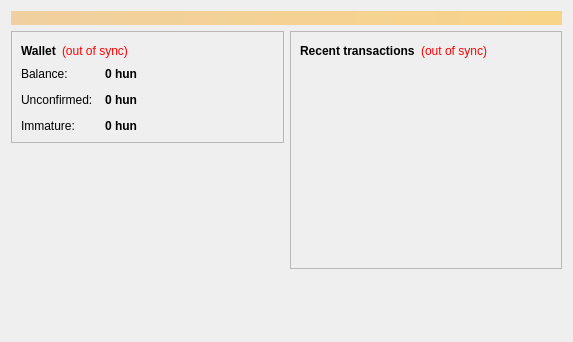
<?xml version="1.0" encoding="UTF-8"?>
<ui version="4.0">
 <class>OverviewPage</class>
 <widget class="QWidget" name="OverviewPage">
  <property name="geometry">
   <rect>
    <x>0</x>
    <y>0</y>
    <width>573</width>
    <height>342</height>
   </rect>
  </property>
  <property name="windowTitle">
   <string>Form</string>
  </property>
  <layout class="QVBoxLayout" name="topLayout">
   <item>
    <widget class="QLabel" name="labelAlerts">
     <property name="visible">
      <bool>false</bool>
     </property>
     <property name="styleSheet">
      <string notr="true">background-color: qlineargradient(x1: 0, y1: 0, x2: 1, y2: 0, stop:0 #F0D0A0, stop:1 #F8D488); color:#000000;</string>
     </property>
     <property name="wordWrap">
      <bool>true</bool>
     </property>
     <property name="margin">
      <number>3</number>
     </property>
    </widget>
   </item>
   <item>
    <layout class="QHBoxLayout" name="horizontalLayout" stretch="1,1">
     <item>
      <layout class="QVBoxLayout" name="verticalLayout_2">
       <item>
        <widget class="QFrame" name="frame">
         <property name="frameShape">
          <enum>QFrame::StyledPanel</enum>
         </property>
         <property name="frameShadow">
          <enum>QFrame::Raised</enum>
         </property>
         <layout class="QVBoxLayout" name="verticalLayout_4">
          <item>
           <layout class="QHBoxLayout" name="horizontalLayout_4">
            <item>
             <widget class="QLabel" name="label_5">
              <property name="font">
               <font>
                <weight>75</weight>
                <bold>true</bold>
               </font>
              </property>
              <property name="text">
               <string>Wallet</string>
              </property>
             </widget>
            </item>
            <item>
             <widget class="QLabel" name="labelWalletStatus">
              <property name="toolTip">
               <string>The displayed information may be out of date. Your wallet automatically synchronizes with the Hundredcoin network after a connection is established, but this process has not completed yet.</string>
              </property>
              <property name="styleSheet">
               <string notr="true">QLabel { color: red; }</string>
              </property>
              <property name="text">
               <string notr="true">(out of sync)</string>
              </property>
              <property name="alignment">
               <set>Qt::AlignLeading|Qt::AlignLeft|Qt::AlignVCenter</set>
              </property>
             </widget>
            </item>
            <item>
             <spacer name="horizontalSpacer_2">
              <property name="orientation">
               <enum>Qt::Horizontal</enum>
              </property>
              <property name="sizeHint" stdset="0">
               <size>
                <width>40</width>
                <height>20</height>
               </size>
              </property>
             </spacer>
            </item>
           </layout>
          </item>
          <item>
           <layout class="QFormLayout" name="formLayout_2">
            <property name="fieldGrowthPolicy">
             <enum>QFormLayout::AllNonFixedFieldsGrow</enum>
            </property>
            <property name="horizontalSpacing">
             <number>12</number>
            </property>
            <property name="verticalSpacing">
             <number>12</number>
            </property>
            <item row="0" column="0">
             <widget class="QLabel" name="label">
              <property name="text">
               <string>Balance:</string>
              </property>
             </widget>
            </item>
            <item row="0" column="1">
             <widget class="QLabel" name="labelBalance">
              <property name="font">
               <font>
                <weight>75</weight>
                <bold>true</bold>
               </font>
              </property>
              <property name="cursor">
               <cursorShape>IBeamCursor</cursorShape>
              </property>
              <property name="toolTip">
               <string>Your current balance</string>
              </property>
              <property name="text">
               <string notr="true">0 hun</string>
              </property>
              <property name="textInteractionFlags">
               <set>Qt::LinksAccessibleByMouse|Qt::TextSelectableByKeyboard|Qt::TextSelectableByMouse</set>
              </property>
             </widget>
            </item>
            <item row="1" column="0">
             <widget class="QLabel" name="label_3">
              <property name="text">
               <string>Unconfirmed:</string>
              </property>
             </widget>
            </item>
            <item row="1" column="1">
             <widget class="QLabel" name="labelUnconfirmed">
              <property name="font">
               <font>
                <weight>75</weight>
                <bold>true</bold>
               </font>
              </property>
              <property name="cursor">
               <cursorShape>IBeamCursor</cursorShape>
              </property>
              <property name="toolTip">
               <string>Total of transactions that have yet to be confirmed, and do not yet count toward the current balance</string>
              </property>
              <property name="text">
               <string notr="true">0 hun</string>
              </property>
              <property name="textInteractionFlags">
               <set>Qt::LinksAccessibleByMouse|Qt::TextSelectableByKeyboard|Qt::TextSelectableByMouse</set>
              </property>
             </widget>
            </item>
            <item row="2" column="0">
             <widget class="QLabel" name="labelImmatureText">
              <property name="text">
               <string>Immature:</string>
              </property>
             </widget>
            </item>
            <item row="2" column="1">
             <widget class="QLabel" name="labelImmature">
              <property name="font">
               <font>
                <weight>75</weight>
                <bold>true</bold>
               </font>
              </property>
              <property name="toolTip">
               <string>Mined balance that has not yet matured</string>
              </property>
              <property name="text">
               <string notr="true">0 hun</string>
              </property>
              <property name="textInteractionFlags">
               <set>Qt::LinksAccessibleByMouse|Qt::TextSelectableByKeyboard|Qt::TextSelectableByMouse</set>
              </property>
             </widget>
            </item>
           </layout>
          </item>
         </layout>
        </widget>
       </item>
       <item>
        <spacer name="verticalSpacer">
         <property name="orientation">
          <enum>Qt::Vertical</enum>
         </property>
         <property name="sizeHint" stdset="0">
          <size>
           <width>20</width>
           <height>40</height>
          </size>
         </property>
        </spacer>
       </item>
       <item>
      <widget class="QLabel" name="label_6">
       <property name="text">
        <string/>
       </property>
       <property name="pixmap">
        <pixmap resource="../bitcoin.qrc">:/images/backg</pixmap>
       </property>
       <property name="scaledContents">
        <bool>false</bool>
       </property>
       <property name="alignment">
        <set>Qt::AlignCenter</set>
       </property>
       <property name="margin">
        <number>-2</number>
       </property>
      </widget>
     </item>
      </layout>
     </item>
     <item>
      <layout class="QVBoxLayout" name="verticalLayout_3">
       <item>
        <widget class="QFrame" name="frame_2">
         <property name="frameShape">
          <enum>QFrame::StyledPanel</enum>
         </property>
         <property name="frameShadow">
          <enum>QFrame::Raised</enum>
         </property>
         <layout class="QVBoxLayout" name="verticalLayout">
          <item>
           <layout class="QHBoxLayout" name="horizontalLayout_2">
            <item>
             <widget class="QLabel" name="label_4">
              <property name="text">
               <string>&lt;b&gt;Recent transactions&lt;/b&gt;</string>
              </property>
             </widget>
            </item>
            <item>
             <widget class="QLabel" name="labelTransactionsStatus">
              <property name="toolTip">
               <string>The displayed information may be out of date. Your wallet automatically synchronizes with the Hundredcoin network after a connection is established, but this process has not completed yet.</string>
              </property>
              <property name="styleSheet">
               <string notr="true">QLabel { color: red; }</string>
              </property>
              <property name="text">
               <string notr="true">(out of sync)</string>
              </property>
              <property name="alignment">
               <set>Qt::AlignRight|Qt::AlignTrailing|Qt::AlignVCenter</set>
              </property>
             </widget>
            </item>
            <item>
             <spacer name="horizontalSpacer">
              <property name="orientation">
               <enum>Qt::Horizontal</enum>
              </property>
              <property name="sizeHint" stdset="0">
               <size>
                <width>40</width>
                <height>20</height>
               </size>
              </property>
             </spacer>
            </item>
           </layout>
          </item>
          <item>
           <widget class="QListView" name="listTransactions">
            <property name="styleSheet">
             <string notr="true">QListView { background: transparent; }</string>
            </property>
            <property name="frameShape">
             <enum>QFrame::NoFrame</enum>
            </property>
            <property name="verticalScrollBarPolicy">
             <enum>Qt::ScrollBarAlwaysOff</enum>
            </property>
            <property name="horizontalScrollBarPolicy">
             <enum>Qt::ScrollBarAlwaysOff</enum>
            </property>
            <property name="selectionMode">
             <enum>QAbstractItemView::NoSelection</enum>
            </property>
           </widget>
          </item>
         </layout>
        </widget>
       </item>
       <item>
        <spacer name="verticalSpacer_2">
         <property name="orientation">
          <enum>Qt::Vertical</enum>
         </property>
         <property name="sizeHint" stdset="0">
          <size>
           <width>20</width>
           <height>40</height>
          </size>
         </property>
        </spacer>
       </item>
      </layout>
     </item>
    </layout>
   </item>
  </layout>
 </widget>
 <resources/>
 <connections/>
</ui>
